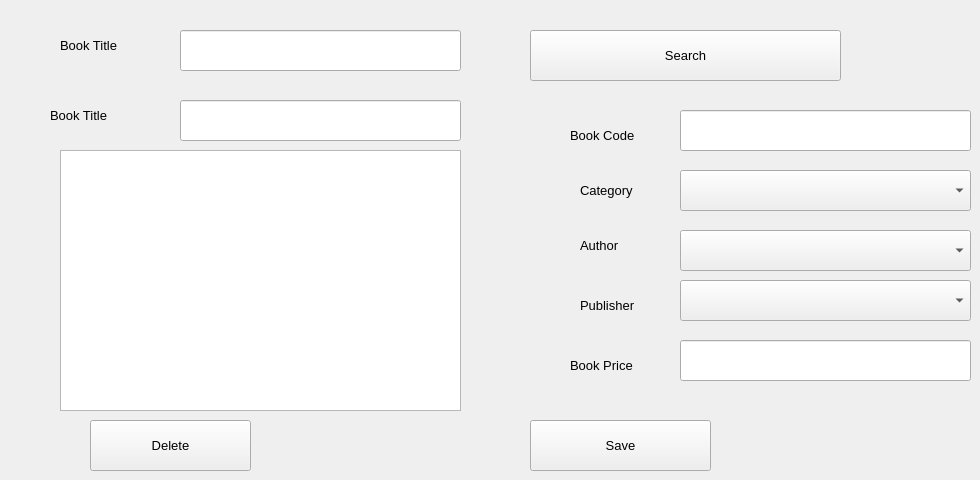
      <widget class="QWidget" name="tab_6">
       <attribute name="title">
        <string>Edit Or Delete A Book</string>
       </attribute>
       <widget class="QComboBox" name="comboBox_6">
        <property name="geometry">
         <rect>
          <x>680</x>
          <y>280</y>
          <width>291</width>
          <height>41</height>
         </rect>
        </property>
        <property name="font">
         <font>
          <family>Segoe UI</family>
          <pointsize>10</pointsize>
          <bold>false</bold>
         </font>
        </property>
       </widget>
       <widget class="QLabel" name="label_9">
        <property name="geometry">
         <rect>
          <x>570</x>
          <y>120</y>
          <width>101</width>
          <height>31</height>
         </rect>
        </property>
        <property name="font">
         <font>
          <family>Segoe UI</family>
          <pointsize>10</pointsize>
          <bold>false</bold>
         </font>
        </property>
        <property name="text">
         <string>Book Code</string>
        </property>
       </widget>
       <widget class="QComboBox" name="comboBox_7">
        <property name="geometry">
         <rect>
          <x>680</x>
          <y>170</y>
          <width>291</width>
          <height>41</height>
         </rect>
        </property>
        <property name="font">
         <font>
          <family>Segoe UI</family>
          <pointsize>10</pointsize>
          <bold>false</bold>
         </font>
        </property>
       </widget>
       <widget class="QLineEdit" name="lineEdit_5">
        <property name="geometry">
         <rect>
          <x>180</x>
          <y>30</y>
          <width>281</width>
          <height>41</height>
         </rect>
        </property>
        <property name="font">
         <font>
          <family>Segoe UI</family>
          <pointsize>10</pointsize>
          <bold>false</bold>
         </font>
        </property>
       </widget>
       <widget class="QLabel" name="label_10">
        <property name="geometry">
         <rect>
          <x>580</x>
          <y>170</y>
          <width>101</width>
          <height>41</height>
         </rect>
        </property>
        <property name="font">
         <font>
          <family>Segoe UI</family>
          <pointsize>10</pointsize>
          <bold>false</bold>
         </font>
        </property>
        <property name="text">
         <string>Category</string>
        </property>
       </widget>
       <widget class="QLabel" name="label_11">
        <property name="geometry">
         <rect>
          <x>580</x>
          <y>230</y>
          <width>101</width>
          <height>31</height>
         </rect>
        </property>
        <property name="font">
         <font>
          <family>Segoe UI</family>
          <pointsize>10</pointsize>
          <bold>false</bold>
         </font>
        </property>
        <property name="text">
         <string>Author</string>
        </property>
       </widget>
       <widget class="QLabel" name="label_12">
        <property name="geometry">
         <rect>
          <x>580</x>
          <y>290</y>
          <width>101</width>
          <height>31</height>
         </rect>
        </property>
        <property name="font">
         <font>
          <family>Segoe UI</family>
          <pointsize>10</pointsize>
          <bold>false</bold>
         </font>
        </property>
        <property name="text">
         <string>Publisher</string>
        </property>
       </widget>
       <widget class="QComboBox" name="comboBox_8">
        <property name="geometry">
         <rect>
          <x>680</x>
          <y>230</y>
          <width>291</width>
          <height>41</height>
         </rect>
        </property>
        <property name="font">
         <font>
          <family>Segoe UI</family>
          <pointsize>10</pointsize>
          <bold>false</bold>
         </font>
        </property>
       </widget>
       <widget class="QLineEdit" name="lineEdit_6">
        <property name="geometry">
         <rect>
          <x>680</x>
          <y>340</y>
          <width>291</width>
          <height>41</height>
         </rect>
        </property>
        <property name="font">
         <font>
          <family>Segoe UI</family>
          <pointsize>10</pointsize>
          <bold>false</bold>
         </font>
        </property>
       </widget>
       <widget class="QLabel" name="label_13">
        <property name="geometry">
         <rect>
          <x>570</x>
          <y>350</y>
          <width>101</width>
          <height>31</height>
         </rect>
        </property>
        <property name="font">
         <font>
          <family>Segoe UI</family>
          <pointsize>10</pointsize>
          <bold>false</bold>
         </font>
        </property>
        <property name="text">
         <string>Book Price</string>
        </property>
       </widget>
       <widget class="QLabel" name="label_14">
        <property name="geometry">
         <rect>
          <x>60</x>
          <y>30</y>
          <width>111</width>
          <height>31</height>
         </rect>
        </property>
        <property name="font">
         <font>
          <family>Segoe UI</family>
          <pointsize>10</pointsize>
          <bold>false</bold>
         </font>
        </property>
        <property name="text">
         <string>Book Title</string>
        </property>
       </widget>
       <widget class="QLineEdit" name="lineEdit_7">
        <property name="geometry">
         <rect>
          <x>680</x>
          <y>110</y>
          <width>291</width>
          <height>41</height>
         </rect>
        </property>
        <property name="font">
         <font>
          <family>Segoe UI</family>
          <pointsize>10</pointsize>
          <bold>false</bold>
         </font>
        </property>
       </widget>
       <widget class="QPushButton" name="pushButton_8">
        <property name="geometry">
         <rect>
          <x>530</x>
          <y>420</y>
          <width>181</width>
          <height>51</height>
         </rect>
        </property>
        <property name="font">
         <font>
          <family>Segoe UI</family>
          <pointsize>10</pointsize>
          <bold>false</bold>
         </font>
        </property>
        <property name="text">
         <string>Save</string>
        </property>
       </widget>
       <widget class="QLineEdit" name="lineEdit_8">
        <property name="geometry">
         <rect>
          <x>180</x>
          <y>100</y>
          <width>281</width>
          <height>41</height>
         </rect>
        </property>
        <property name="font">
         <font>
          <family>Segoe UI</family>
          <pointsize>10</pointsize>
          <bold>false</bold>
         </font>
        </property>
       </widget>
       <widget class="QLabel" name="label_15">
        <property name="geometry">
         <rect>
          <x>50</x>
          <y>100</y>
          <width>111</width>
          <height>31</height>
         </rect>
        </property>
        <property name="font">
         <font>
          <family>Segoe UI</family>
          <pointsize>10</pointsize>
          <bold>false</bold>
         </font>
        </property>
        <property name="text">
         <string>Book Title</string>
        </property>
       </widget>
       <widget class="QPushButton" name="pushButton_9">
        <property name="geometry">
         <rect>
          <x>530</x>
          <y>30</y>
          <width>311</width>
          <height>51</height>
         </rect>
        </property>
        <property name="font">
         <font>
          <family>Segoe UI</family>
          <pointsize>10</pointsize>
          <bold>false</bold>
         </font>
        </property>
        <property name="text">
         <string>Search</string>
        </property>
       </widget>
       <widget class="QPushButton" name="pushButton_10">
        <property name="geometry">
         <rect>
          <x>90</x>
          <y>420</y>
          <width>161</width>
          <height>51</height>
         </rect>
        </property>
        <property name="font">
         <font>
          <family>Segoe UI</family>
          <pointsize>10</pointsize>
          <bold>false</bold>
         </font>
        </property>
        <property name="text">
         <string>Delete</string>
        </property>
       </widget>
       <widget class="QTextEdit" name="textEdit_2">
        <property name="geometry">
         <rect>
          <x>60</x>
          <y>150</y>
          <width>401</width>
          <height>261</height>
         </rect>
        </property>
        <property name="font">
         <font>
          <family>Segoe UI</family>
          <pointsize>10</pointsize>
          <bold>false</bold>
         </font>
        </property>
       </widget>
      </widget>
